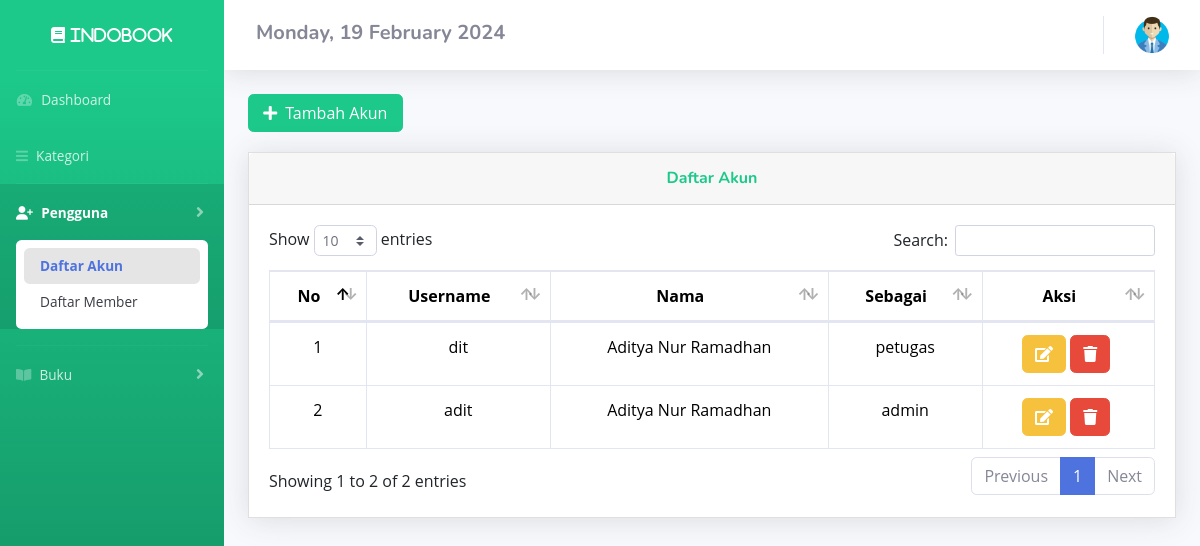
The app's page /DashboardAdmin/akun.php (signed in) with its own data.
### tables this page shows
CREATE TABLE `user` (
  `id` int(11) NOT NULL,
  `username` varchar(50) NOT NULL,
  `password` varchar(50) NOT NULL,
  `nama` varchar(50) NOT NULL,
  `sebagai` varchar(50) NOT NULL
);

### config/config.php (called while the page is built, shortened)
<?php
$host = "127.0.0.1";
$username = "root";
$password = "";
$database_name = "Aditya";
$connection = mysqli_connect($host, $username, $password, $database_name);
function queryReadData($dataKategori)
{
  global $connection;
  $result = mysqli_query($connection, $dataKategori);
  $items = [];
  while ($item = mysqli_fetch_assoc($result)) {
    $items[] = $item;
  }
  return $items;
}

### DashboardAdmin/akun.php (the view, shortened to what this page needs)
<?php
require "../config/config.php";
$member = queryReadData("SELECT * FROM user where id");
?>
<!DOCTYPE html>
<html lang="en">
<head>
  <link href="https://cdn.jsdelivr.net/npm/bootstrap@5.3.2/dist/css/bootstrap.min.css" rel="stylesheet">
  <link href="../assets2/vendor/fontawesome-free/css/all.min.css" rel="stylesheet" type="text/css">
  <link href="../assets2/css/sb-admin-2.min.css" rel="stylesheet">
  <link href="../assets2/vendor/datatables/dataTables.bootstrap4.min.css" rel="stylesheet">
  <link rel='stylesheet' href='https://cdnjs.cloudflare.com/ajax/libs/font-awesome/5.15.0/css/all.min.css'>
  <link rel="stylesheet" href="../assets/style3.css">
</head>
<body id="page-top">
  <div id="wrapper">
    <ul class="navbar-nav bg-gradient-success sidebar sidebar-dark accordion" id="accordionSidebar">
      <div class="sticky-top">
        <a class="sidebar-brand d-flex align-items-center justify-content-center" href="akun.php">
          <div class="sidebar-brand-text fas fa-book"> Indobook</div>
        </a>
        <hr class="sidebar-divider my-0">
        <li class="nav-item">
          <a class="nav-link" href="index.php">
            <i class="fas fa-fw fa-tachometer-alt"></i>
            <span>Dashboard</span></a>
        </li>
        <li class="nav-item">
          <a class="nav-link" href="kategori.php">
            <i class="fas fa-bars"></i>
            <span>Kategori</span></a>
        </li>
        <hr class="sidebar-divider my-0">
        <li class="nav-item active">
          <a class="nav-link collapsed" href="#" data-toggle="collapse" data-target="#collapseTwo" aria-expanded="true" aria-controls="collapseTwo">
            <i class="fa-solid fa-user-plus"></i>
            <span>Pengguna</span>
          </a>
          <div id="collapseTwo" class="collapse show" aria-labelledby="headingTwo" data-parent="#accordionSidebar">
            <div class="bg-white py-2 collapse-inner rounded ">
              <a class="collapse-item active" href="akun.php">Daftar Akun</a>
              <a class="collapse-item" href="member.php">Daftar Member</a>
            </div>
          </div>
        </li>
        <hr class="sidebar-divider my-0">
        <li class="nav-item">
          <a class="nav-link collapsed" href="#" data-toggle="collapse" data-target="#collapseUtilities" aria-expanded="true" aria-controls="collapseUtilities">
            <i class="fas fa-book-open"></i>
            <span>Buku</span>
          </a>
        </li>
    </ul>
    <?php
    $day = date('l');
    $dayOfMonth = date('d');
    $month = date('F');
    $year = date('Y');
    ?>
    <div id="content-wrapper" class="d-flex flex-column">
      <div id="content">
        <nav class="navbar navbar-expand navbar-light bg-white topbar mb-4 static-top shadow">
          <h5 class="mt-1 mx-3 fw-bold"><span class="fs-5 text-secondary"> <?php echo $day . ", " . $dayOfMonth . " " . " " . $month . " " . $year; ?> </span></h5>
          <ul class="navbar-nav ml-auto">
            <li class="nav-item dropdown no-arrow">
              <a class="nav-link dropdown-toggle" href="#" id="userDropdown" role="button" data-toggle="dropdown" aria-haspopup="true" aria-expanded="false">
                <img src="../assets/user.png" alt="memberLogo" width="40px">
              </a>
            </li>
          </ul>
        </nav>
        <div class="container-fluid">
          <button style="margin-bottom:20px" data-toggle="modal" data-target="#myModal" class="btn btn-success col-md-2"><span class="glyphicon glyphicon-plus"></span><i class="fas fa-plus mr-2"></i>Tambah Akun</button>
          <div class="card shadow mb-4">
            <div class="card-header py-3">
              <h6 class="m-0 font-weight-bold text-success">Daftar Akun</h6>
            </div>
            <div class="card-body">
              <div class="table-responsive">
                <table class="table table-bordered" id="dataTable" width="100%" cellspacing="0">
                  <thead>
                    <tr align="center">
                      <th>No</th>
                      <th>Username</th>
                      <th>Nama</th>
                      <th>Sebagai</th>
                      <th>Aksi</th>
                    </tr>
                  </thead>
                  <tbody>
                    <?php
                    $no = 1;
                    foreach ($member as $item) :
                      $id = $item['id'];
                    ?>
                      <tr>
                        <td align="center"><?php echo $no++ ?></td>
                        <td align="center"><?php echo $item['username'] ?></td>
                        <td align="center"><?php echo $item['nama'] ?></td>
                        <td align="center"><?php echo $item['sebagai'] ?></td>
                        <td align="center">
                          <a title="edit" data-toggle="modal" data-target="#edit<?= $id; ?>" class="btn btn-warning" title="Edit"><i class="fas fa-edit"></i></a>
                          <a title="hapus" data-toggle="modal" data-target="#del<?= $id; ?>" class="btn btn-danger" title="Hapus"><i class="fas fa-trash"></i></a>&nbsp;
                        </td>
                      </tr>
                    <?php endforeach; ?>
                  </tbody>
                </table>
              </div>
            </div>
          </div>
        </div>
      </div>
</body>
</html>

### assets/style3.css (style rules this page uses)
:root { --font-family-sans-serif: "Open Sans", -apple-system, BlinkMacSystemFont, "Segoe UI", Roboto, "Helvetica Neue", Arial, sans-serif, "Apple Color Emoji", "Segoe UI Emoji", "Segoe UI Symbol", "Noto Color Emoji"; }
*, *::before, *::after { -webkit-box-sizing: border-box; box-sizing: border-box; }
html { font-family: sans-serif; line-height: 1.15; -webkit-text-size-adjust: 100%; -webkit-tap-highlight-color: rgba(0, 0, 0, 0); }
nav { display: block; }
body { margin: 0; font-family: "Open Sans", -apple-system, BlinkMacSystemFont, "Segoe UI", Roboto, "Helvetica Neue", Arial, sans-serif, "Apple Color Emoji", "Segoe UI Emoji", "Segoe UI Symbol", "Noto Color Emoji"; font-size: 1rem; font-weight: 400; line-height: 1.5; color: #515151; text-align: left; background-color: #e9edf4; }
h1, h2, h3, h4, h5, h6 { margin-top: 0; margin-bottom: 0.5rem; }
a { color: #3f84fc; text-decoration: none; background-color: transparent; }
h1, h2, h3, h4, h5, h6, .h1, .h2, .h3, .h4, .h5, .h6 { font-family: "Nunito", sans-serif; margin-bottom: 0.5rem; font-weight: 500; line-height: 1.2; }
.card { position: relative; display: -webkit-box; display: -webkit-flex; display: -ms-flexbox; display: flex; -webkit-box-orient: vertical; -webkit-box-direction: normal; -webkit-flex-direction: column; -ms-flex-direction: column; flex-direction: column; min-width: 0; word-wrap: break-word; background-color: #fff; background-clip: border-box; border: 1px solid rgba(0, 0, 0, 0.125); border-radius: 0; }
.card-body { -webkit-box-flex: 1; -webkit-flex: 1 1 auto; -ms-flex: 1 1 auto; flex: 1 1 auto; padding: 1.25rem; }
.card-header { padding: 0.75rem 1.25rem; margin-bottom: 0; background-color: rgba(0, 0, 0, 0.03); border-bottom: 1px solid rgba(0, 0, 0, 0.125); text-align: center; }
.active { background: rgba(0, 0, 0, 0.1); }

### records on screen
user: username "dit", nama "Aditya Nur Ramadhan", sebagai "petugas"
user: username "adit", nama "Aditya Nur Ramadhan", sebagai "admin"
